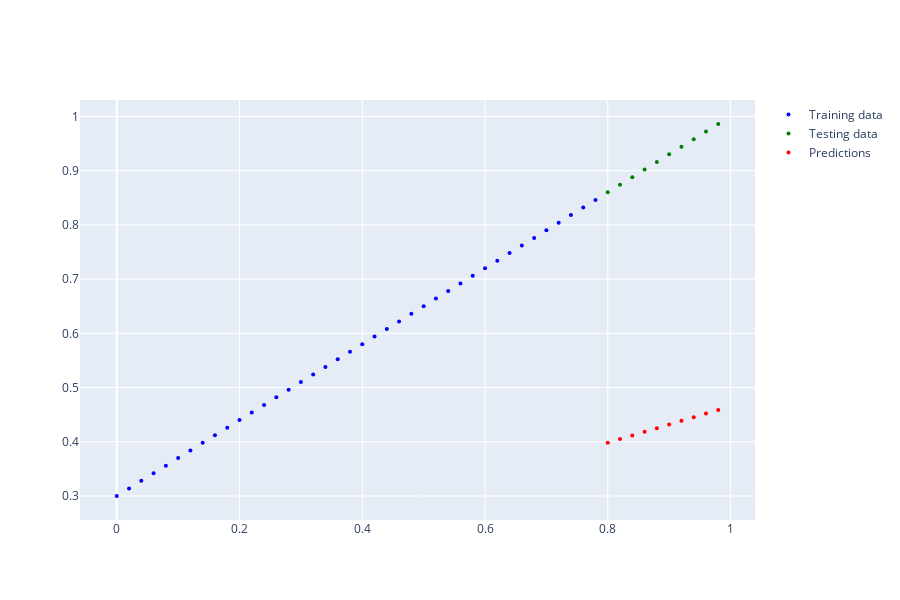

The code cell stored with this chart in its notebook:
### Code cell
plot_predictions(predictions=original_preds, h=600, w=None)

### Figure 1 — Plotly figure (JSON) as saved in the notebook; plotly's stock layout.template omitted (floating-point values rounded to 4 significant figures)
{"data": [{"marker": {"color": "blue", "size": 4}, "mode": "markers", "name": "Training data", "type": "scatter", "x": [0, 0.02, 0.04, 0.06, 0.08, 0.1, 0.12, 0.14, 0.16, 0.18, 0.2, 0.22, 0.24, 0.26, 0.28, 0.3, 0.32, 0.34, 0.36, 0.38, 0.4, 0.42, 0.44, 0.46, 0.48, 0.5, 0.52, 0.54, 0.56, 0.58, 0.6, 0.62, 0.64, 0.66, 0.68, 0.7, 0.72, 0.74, 0.76, 0.78], "y": [0.3, 0.314, 0.328, 0.342, 0.356, 0.37, 0.384, 0.398, 0.412, 0.426, 0.44, 0.454, 0.468, 0.482, 0.496, 0.51, 0.524, 0.538, 0.552, 0.566, 0.58, 0.594, 0.608, 0.622, 0.636, 0.65, 0.664, 0.678, 0.692, 0.706, 0.72, 0.734, 0.748, 0.762, 0.776, 0.79, 0.804, 0.818, 0.832, 0.846]}, {"marker": {"color": "green", "size": 4}, "mode": "markers", "name": "Testing data", "type": "scatter", "x": [0.8, 0.82, 0.84, 0.86, 0.88, 0.9, 0.92, 0.94, 0.96, 0.98], "y": [0.86, 0.874, 0.888, 0.902, 0.916, 0.93, 0.944, 0.958, 0.972, 0.986]}, {"marker": {"color": "red", "size": 4}, "mode": "markers", "name": "Predictions", "type": "scatter", "x": [0.8, 0.82, 0.84, 0.86, 0.88, 0.9, 0.92, 0.94, 0.96, 0.98], "y": [0.3982, 0.4049, 0.4116, 0.4184, 0.4251, 0.4318, 0.4386, 0.4453, 0.452, 0.4588]}], "layout": {"height": 600}}
